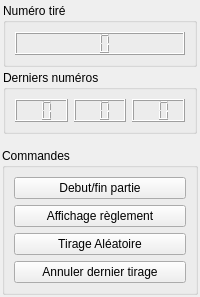
                                        <widget class="QFrame" name="rightFrame">
                                            <property name="frameShape">
                                                <enum>QFrame::NoFrame</enum>
                                            </property>
                                            <property name="frameShadow">
                                                <enum>QFrame::Plain</enum>
                                            </property>
                                            <layout class="QVBoxLayout" name="verticalLayout">
                                                <property name="spacing">
                                                    <number>3</number>
                                                </property>
                                                <property name="leftMargin">
                                                    <number>2</number>
                                                </property>
                                                <property name="topMargin">
                                                    <number>2</number>
                                                </property>
                                                <property name="rightMargin">
                                                    <number>2</number>
                                                </property>
                                                <property name="bottomMargin">
                                                    <number>2</number>
                                                </property>
                                                <item>
                                                    <widget class="QFrame" name="lastNumbersDisplay">
                                                        <property name="sizePolicy">
                                                            <sizepolicy hsizetype="Preferred" vsizetype="Preferred">
                                                                <horstretch>0</horstretch>
                                                                <verstretch>1</verstretch>
                                                            </sizepolicy>
                                                        </property>
                                                        <property name="frameShape">
                                                            <enum>QFrame::NoFrame</enum>
                                                        </property>
                                                        <property name="frameShadow">
                                                            <enum>QFrame::Raised</enum>
                                                        </property>
                                                        <layout class="QVBoxLayout" name="verticalLayout_4">
                                                            <property name="spacing">
                                                                <number>3</number>
                                                            </property>
                                                            <property name="leftMargin">
                                                                <number>1</number>
                                                            </property>
                                                            <property name="topMargin">
                                                                <number>1</number>
                                                            </property>
                                                            <property name="rightMargin">
                                                                <number>1</number>
                                                            </property>
                                                            <property name="bottomMargin">
                                                                <number>1</number>
                                                            </property>
                                                            <item>
                                                                <widget class="QGroupBox" name="groupBox_11">
                                                                    <property name="sizePolicy">
                                                                        <sizepolicy hsizetype="Preferred"
                                                                                    vsizetype="Preferred">
                                                                            <horstretch>1</horstretch>
                                                                            <verstretch>3</verstretch>
                                                                        </sizepolicy>
                                                                    </property>
                                                                    <property name="title">
                                                                        <string>Numéro tiré</string>
                                                                    </property>
                                                                    <layout class="QGridLayout" name="gridLayout_12">
                                                                        <item row="0" column="0">
                                                                            <widget class="QLCDNumber"
                                                                                    name="CurrentDraw">
                                                                                <property name="digitCount">
                                                                                    <number>2</number>
                                                                                </property>
                                                                            </widget>
                                                                        </item>
                                                                    </layout>
                                                                </widget>
                                                            </item>
                                                            <item>
                                                                <widget class="QGroupBox" name="groupBox_12">
                                                                    <property name="sizePolicy">
                                                                        <sizepolicy hsizetype="Preferred"
                                                                                    vsizetype="Preferred">
                                                                            <horstretch>0</horstretch>
                                                                            <verstretch>1</verstretch>
                                                                        </sizepolicy>
                                                                    </property>
                                                                    <property name="title">
                                                                        <string>Derniers numéros</string>
                                                                    </property>
                                                                    <layout class="QGridLayout" name="gridLayout_13">
                                                                        <item row="0" column="0">
                                                                            <widget class="QLCDNumber"
                                                                                    name="LastNumber1">
                                                                                <property name="digitCount">
                                                                                    <number>2</number>
                                                                                </property>
                                                                            </widget>
                                                                        </item>
                                                                        <item row="0" column="1">
                                                                            <widget class="QLCDNumber"
                                                                                    name="LastNumber2">
                                                                                <property name="digitCount">
                                                                                    <number>2</number>
                                                                                </property>
                                                                            </widget>
                                                                        </item>
                                                                        <item row="0" column="2">
                                                                            <widget class="QLCDNumber"
                                                                                    name="LastNumber3">
                                                                                <property name="digitCount">
                                                                                    <number>2</number>
                                                                                </property>
                                                                            </widget>
                                                                        </item>
                                                                    </layout>
                                                                </widget>
                                                            </item>
                                                        </layout>
                                                    </widget>
                                                </item>
                                                <item>
                                                    <spacer name="verticalSpacer">
                                                        <property name="orientation">
                                                            <enum>Qt::Vertical</enum>
                                                        </property>
                                                        <property name="sizeType">
                                                            <enum>QSizePolicy::Expanding</enum>
                                                        </property>
                                                        <property name="sizeHint" stdset="0">
                                                            <size>
                                                                <width>20</width>
                                                                <height>10</height>
                                                            </size>
                                                        </property>
                                                    </spacer>
                                                </item>
                                                <item>
                                                    <widget class="QGroupBox" name="CommandsBox">
                                                        <property name="sizePolicy">
                                                            <sizepolicy hsizetype="Preferred" vsizetype="Maximum">
                                                                <horstretch>1</horstretch>
                                                                <verstretch>0</verstretch>
                                                            </sizepolicy>
                                                        </property>
                                                        <property name="title">
                                                            <string>Commandes</string>
                                                        </property>
                                                        <layout class="QVBoxLayout" name="verticalLayout_2">
                                                            <item>
                                                                <widget class="QPushButton" name="StartEndGameRound">
                                                                    <property name="text">
                                                                        <string>Debut/fin partie</string>
                                                                    </property>
                                                                    <property name="icon">
                                                                        <iconset
                                                                                resource="../../resources/EvenementLoto.qrc">
                                                                            <normaloff>
                                                                                :/icons/icons/submit-for-approval.png
                                                                            </normaloff>
                                                                            :/icons/icons/submit-for-approval.png
                                                                        </iconset>
                                                                    </property>
                                                                    <property name="flat">
                                                                        <bool>false</bool>
                                                                    </property>
                                                                </widget>
                                                            </item>
                                                            <item>
                                                                <widget class="QPushButton" name="DisplayRules">
                                                                    <property name="text">
                                                                        <string>Affichage règlement</string>
                                                                    </property>
                                                                    <property name="icon">
                                                                        <iconset
                                                                                resource="../../resources/EvenementLoto.qrc">
                                                                            <normaloff>
                                                                                :/icons/icons/terms-and-conditions.png
                                                                            </normaloff>
                                                                            :/icons/icons/terms-and-conditions.png
                                                                        </iconset>
                                                                    </property>
                                                                </widget>
                                                            </item>
                                                            <item>
                                                                <widget class="QPushButton" name="RandomPick">
                                                                    <property name="text">
                                                                        <string>Tirage Aléatoire</string>
                                                                    </property>
                                                                    <property name="icon">
                                                                        <iconset
                                                                                resource="../../resources/EvenementLoto.qrc">
                                                                            <normaloff>
                                                                                :/icons/icons/dice.png
                                                                            </normaloff>
                                                                            :/icons/icons/dice.png
                                                                        </iconset>
                                                                    </property>
                                                                </widget>
                                                            </item>
                                                            <item>
                                                                <widget class="QPushButton" name="CancelLastPick">
                                                                    <property name="sizePolicy">
                                                                        <sizepolicy hsizetype="Minimum"
                                                                                    vsizetype="Fixed">
                                                                            <horstretch>0</horstretch>
                                                                            <verstretch>0</verstretch>
                                                                        </sizepolicy>
                                                                    </property>
                                                                    <property name="text">
                                                                        <string>Annuler dernier tirage</string>
                                                                    </property>
                                                                    <property name="icon">
                                                                        <iconset
                                                                                resource="../../resources/EvenementLoto.qrc">
                                                                            <normaloff>
                                                                                :/icons/icons/clear-symbol.png
                                                                            </normaloff>
                                                                            :/icons/icons/clear-symbol.png
                                                                        </iconset>
                                                                    </property>
                                                                </widget>
                                                            </item>
                                                        </layout>
                                                    </widget>
                                                </item>
                                            </layout>
                                        </widget>
